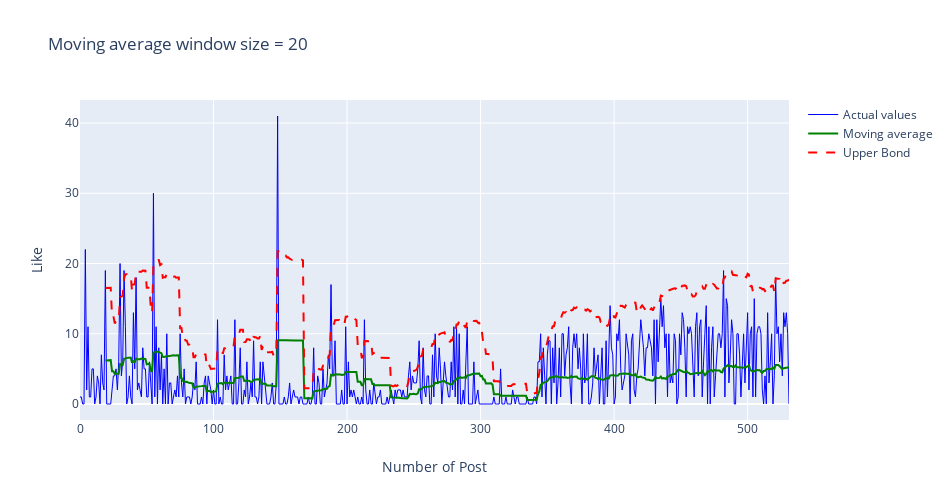

Source (notebook cell):
### Code cell
plotMovingAverage_plotly(df_index=df_post.index, 
                         series=df_post['like'], 
                         n = 20)

### Figure 1 — Plotly figure (JSON) as saved in the notebook; plotly's stock layout.template omitted (floating-point values rounded to 4 significant figures; data arrays with more than 128 entries replaced by an {"elided": "..."} marker saying what was removed)
{"data": [{"line": {"color": "blue", "dash": "solid", "width": 1}, "name": "Actual values", "type": "scatter", "x": {"elided": "532 int values"}, "y": {"elided": "532 int values"}}, {"line": {"color": "green", "dash": "solid", "width": 2}, "name": "Moving average", "type": "scatter", "x": {"elided": "532 int values"}, "y": {"elided": "532 float values"}}, {"line": {"color": "red", "dash": "dash", "width": 2}, "name": "Upper Bond", "type": "scatter", "x": {"elided": "532 int values"}, "y": {"elided": "532 float values"}}], "layout": {"height": 500, "title": {"text": "Moving average window size = 20"}, "width": 950, "xaxis": {"gridwidth": 1, "ticklen": 5, "title": {"text": "Number of Post"}, "zeroline": false}, "yaxis": {"gridwidth": 1, "ticklen": 5, "title": {"text": "Like"}}}}
